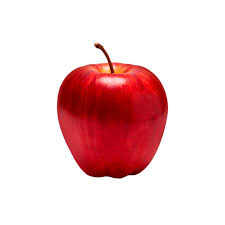
#> input picture images.jpg, 225 x 225 px
$ python -i bot_telegram.py   (imports and definitions only)
#> lines starting #> are read from the running program, lines starting #| are printed output that depends on the picture; after the words box and inside, x2 and y2 are one past the last pixel; in counts of white or black regions, pixels touching at a corner belong together
#> further down, picture is the input picture: shape (225, 225, 3); mean B, G, R 207.8, 206.4, 239.2
import cv2
import numpy as np
import joblib
import logging
import time

import io
import pandas as pd

from telegram import InputFile
from math import log
from skimage.feature import local_binary_pattern
from telegram import Update
from telegram.ext import (
    ApplicationBuilder,
    CommandHandler,
    MessageHandler,
    ContextTypes,
    filters
)

# ==============================
# CONFIGURACIÓN
# ==============================

TOKEN = ""
MODEL_PATH = "fruit_classifier.pkl"

# ==============================
# LOGGING
# ==============================

# [11 lines not run here, left out]

# ==========================================================
# SEGMENTACIÓN
# ==========================================================

def segment_fruit(img):
    gray = cv2.cvtColor(img, cv2.COLOR_BGR2GRAY)
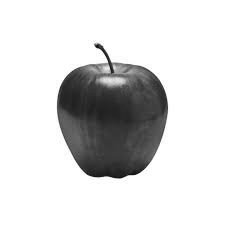
#> gray: shape (225, 225); min 14, max 255, mean 216.3

    # Blur para reducir ruido
    blur = cv2.GaussianBlur(gray, (5,5), 0)

    # Otsu
    _, thresh = cv2.threshold(
        blur, 0, 255,
        cv2.THRESH_BINARY_INV + cv2.THRESH_OTSU
    )
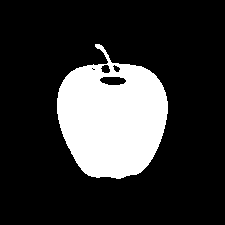
#> thresh: shape (225, 225); 20.2% white; 1 white region, box (x1, y1, x2, y2) and area: (57, 44, 168, 179) 10241

    # Operaciones morfológicas
    kernel = np.ones((5,5), np.uint8)
    thresh = cv2.morphologyEx(thresh, cv2.MORPH_CLOSE, kernel)
#> thresh: shape (225, 225); 20.3% white; 1 white region

    contours, _ = cv2.findContours(
        thresh, cv2.RETR_EXTERNAL,
        cv2.CHAIN_APPROX_SIMPLE
    )
#> contours = 1 contour; box (x1, y1, x2, y2) and area: (57, 44, 168, 179) 10314

    if not contours:
        return None, None

    contour = max(contours, key=cv2.contourArea)
#> contour = contour of 191 points, box (x1, y1, x2, y2) (57, 44, 168, 179), area 10314

    mask = np.zeros_like(gray)
    cv2.drawContours(mask, [contour], -1, 255, -1)
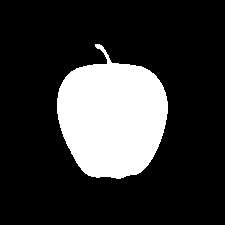
#> mask: shape (225, 225); 20.7% white; 1 white region, box (x1, y1, x2, y2) and area: (57, 44, 168, 179) 10504

    segmented = cv2.bitwise_and(img, img, mask=mask)
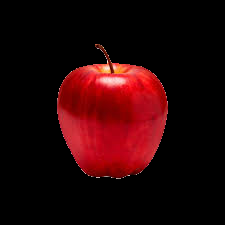
#> segmented: shape (225, 225, 3); mean B, G, R 6.1, 4.7, 37.3
    cv2.imwrite("segmented.jpg", segmented)

    return mask, contour

# [44 lines left out: function segment_fruit_grabcut, not called in this run]


# ==============================
# FUNCIÓN DE EXTRACCIÓN
# ==============================

def extract_features(img):

    mask, contour = segment_fruit(img)

    if mask is None:
        return None

    area = cv2.countNonZero(mask)
#> area = 10504
    perimeter = cv2.arcLength(contour, True)
#> perimeter = 434.3

    x,y,w,h = cv2.boundingRect(contour)
#> x = 57; y = 44; w = 111; h = 135
    aspect_ratio = float(w)/h if h > 0 else 0
#> aspect_ratio = 0.822
    circularity = (4*np.pi*area)/(perimeter**2) if perimeter>0 else 0
#> circularity = 0.7

    hull = cv2.convexHull(contour)
#> hull = contour of 42 points, box (x1, y1, x2, y2) (57, 44, 168, 179), area 11040
    solidity = area / cv2.contourArea(hull)
#> solidity = 0.951
    equi_diameter = np.sqrt(4*area/np.pi)
#> equi_diameter = 115.6

    moments = cv2.moments(contour)
#> moments = moments, m00 10314, centre m10/m00, m01/m00 = (111.9, 117.2)
    hu = cv2.HuMoments(moments).flatten()
#> hu = [0.162, 0.000194, 7.5e-05, 1.51e-07, 2.62e-13, 1.03e-09, -4.34e-13]
    hu_log = [-np.sign(h)*log(abs(h)+1e-12) for h in hu]
#> hu_log = [1.82, 8.55, 9.5, 15.71, 27.4, 20.7, -27.27]

    hsv = cv2.cvtColor(img, cv2.COLOR_BGR2HSV)
#> hsv: shape (225, 225, 3); mean H, S, V 26.4, 48.2, 239.3
    h_vals = hsv[:,:,0][mask==255]
#> h_vals = 10504 values, max 179 at index 29, min 0 at index 7, mean 113.9
    s_vals = hsv[:,:,1][mask==255]
#> s_vals = 10504 values, max 255 at index 7, min 0 at index 533, mean 230
    v_vals = hsv[:,:,2][mask==255]
#> v_vals = 10504 values, max 255 at index 91, min 43 at index 10400, mean 179.8

    mean_h = np.mean(h_vals)
#> mean_h = 113.9
    mean_s = np.mean(s_vals)
#> mean_s = 230
    mean_v = np.mean(v_vals)
#> mean_v = 179.8

    gray = cv2.cvtColor(img, cv2.COLOR_BGR2GRAY)
    lbp = local_binary_pattern(gray, P=8, R=1, method='uniform')
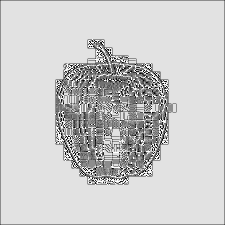
#> lbp: shape (225, 225) float64; min 0, max 9, mean 7.2; drawn with min black and max white
    lbp_vals = lbp[mask==255]
#> lbp_vals = 10504 values, max 9 at index 17, min 0 at index 24, mean 5.01
    lbp_mean = np.mean(lbp_vals)
#> lbp_mean = 5.01

    edges = cv2.Canny(gray, 50, 150)
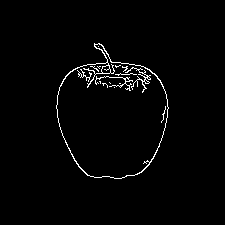
#> edges: shape (225, 225); 1.9% white in thin lines or dots, all inside (x1, y1, x2, y2) = (56, 43, 169, 179)
    edge_density = np.sum(edges[mask==255]) / area
#> edge_density = 17.19

    features = [
        area,
        perimeter,
        aspect_ratio,
        circularity,
        solidity,
        equi_diameter,
        mean_h,
        mean_s,
        mean_v,
        lbp_mean,
        edge_density,
        hu_log[0],
        hu_log[1],
        hu_log[2]
    ]
#> features = [10504, 434.3, 0.822, 0.7, 0.951, 115.6, 113.9, 230, 179.8, 5.01, 17.19, 1.82, 8.55, 9.5]

    return np.array(features).reshape(1, -1)


# ==============================
# COMANDO START
# ==============================

# [34 lines not run here, left out]


# ==============================
# MAIN
# ==============================

# [8 lines left out: function main, not called in this run]

# [2 lines not run here, left out]

>>> import cv2
>>> picture = cv2.imread('images.jpg')
>>> result = extract_features(picture)

$ run again, on 5.jpg
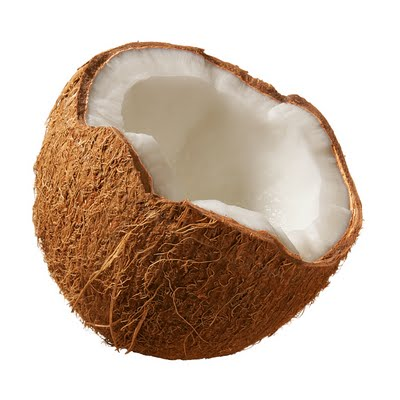
#> input picture 5.jpg, 400 x 400 px
#> picture is the input picture: shape (400, 400, 3); mean B, G, R 171.5, 186.3, 205
#> in segment_fruit, `thresh = cv2.morphologyEx(thresh, cv2.MORPH_CLOSE, kernel)`:
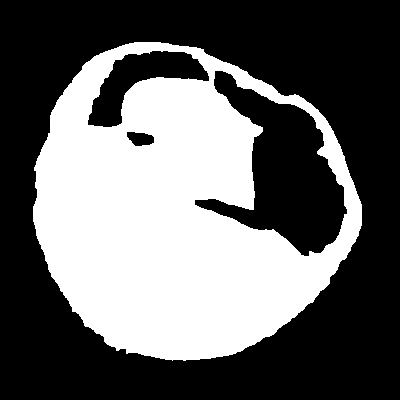
#> thresh: shape (400, 400); 39.5% white; 1 white region
#> contours = 1 contour; box (x1, y1, x2, y2) and area: (33, 42, 362, 361) 79038
#> in segment_fruit, `contour = max(contours, key=cv2.contourArea)`: contour = contour of 478 points, box (x1, y1, x2, y2) (33, 42, 362, 361), area 79038
#> mask: shape (400, 400); 49.7% white; 1 white region, box (x1, y1, x2, y2) and area: (33, 42, 362, 361) 79513
#> area = 79513
#> perimeter = 1099.4
#> x = 33; y = 42; w = 329; h = 319
#> aspect_ratio = 1.03
#> circularity = 0.827
#> hull = contour of 64 points, box (x1, y1, x2, y2) (33, 42, 362, 361), area 80232
#> solidity = 0.991
#> equi_diameter = 318.2
#> moments = moments, m00 79037.5, centre m10/m00, m01/m00 = (188.8, 202.1)
#> hu = [0.161, 0.000111, 9.04e-05, 2.13e-07, -8.33e-13, -2.01e-09, -4.19e-13]
#> hu_log = [1.83, 9.1, 9.31, 15.36, -27.03, -20.02, -27.28]
#> hsv: shape (400, 400, 3); mean H, S, V 10.9, 65.7, 205
#> mean_h = 14.19
#> mean_s = 130.9
#> mean_v = 155
#> lbp_mean = 5.2
#> in extract_features, `edges = cv2.Canny(gray, 50, 150)`:
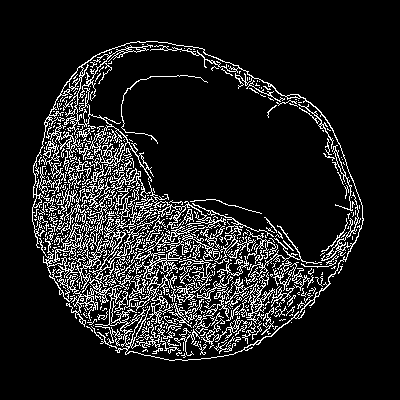
#> edges: shape (400, 400); 11.5% white in thin lines or dots, all inside (x1, y1, x2, y2) = (32, 41, 364, 361)
#> edge_density = 56.7
#> features = [79513, 1099.4, 1.03, 0.827, 0.991, 318.2, 14.19, 130.9, 155, 5.2, 56.7, 1.83, 9.1, 9.31]

$ run again, on Untitled.jpg
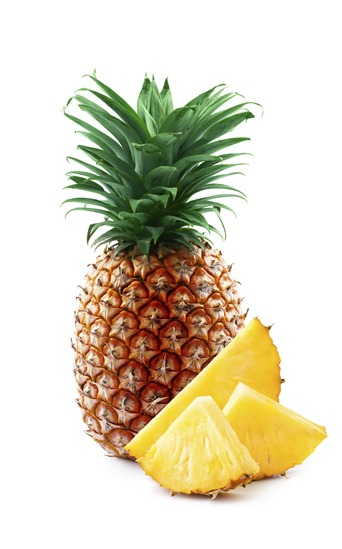
#> input picture Untitled.jpg, 342 x 549 px
#> picture is the input picture: shape (549, 342, 3); mean B, G, R 192.3, 213.3, 220.3
#> in segment_fruit, `thresh = cv2.morphologyEx(thresh, cv2.MORPH_CLOSE, kernel)`:
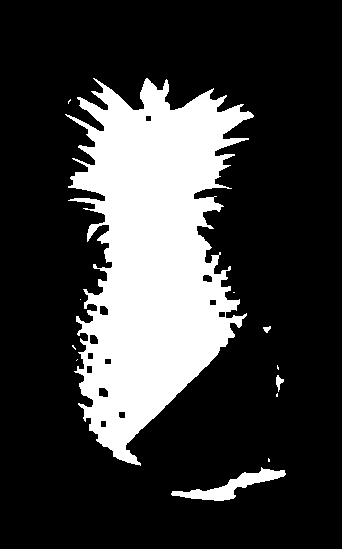
#> thresh: shape (549, 342); 22.8% white; 12 white regions (8 under 20 px)
#> contours = 12 contours, 8 with area under 20; largest, box (x1, y1, x2, y2) and area: (65, 78, 254, 466) 40913, (171, 467, 286, 501) 1076, (276, 375, 284, 392) 48, (263, 326, 271, 333) 24
#> in segment_fruit, `contour = max(contours, key=cv2.contourArea)`: contour = contour of 1000 points, box (x1, y1, x2, y2) (65, 78, 254, 466), area 40913
#> mask: shape (549, 342); 22.3% white; 1 white region, box (x1, y1, x2, y2) and area: (65, 78, 254, 466) 41947
#> area = 41947
#> perimeter = 2374.2
#> x = 65; y = 78; w = 189; h = 388
#> aspect_ratio = 0.487
#> circularity = 0.0935
#> hull = contour of 24 points, box (x1, y1, x2, y2) (65, 78, 254, 466), area 58250
#> solidity = 0.72
#> equi_diameter = 231.1
#> moments = moments, m00 40913, centre m10/m00, m01/m00 = (151.9, 257.2)
#> hu = [0.267, 0.0384, 0.000501, 3.91e-05, -2.01e-09, -2.78e-06, -5.09e-09]
#> hu_log = [1.32, 3.26, 7.6, 10.15, -20.03, -12.79, -19.1]
#> hsv: shape (549, 342, 3); mean H, S, V 16.6, 49.8, 224.3
#> mean_h = 31.01
#> mean_s = 140.6
#> mean_v = 131.5
#> lbp_mean = 4.78
#> in extract_features, `edges = cv2.Canny(gray, 50, 150)`:
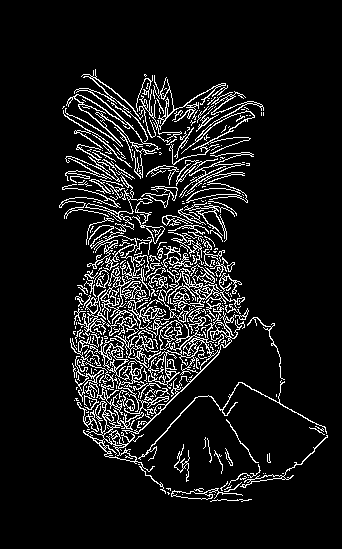
#> edges: shape (549, 342); 9.4% white in thin lines or dots, all inside (x1, y1, x2, y2) = (59, 69, 328, 502)
#> edge_density = 78.89
#> features = [41947, 2374.2, 0.487, 0.0935, 0.72, 231.1, 31.01, 140.6, 131.5, 4.78, 78.89, 1.32, 3.26, 7.6]
